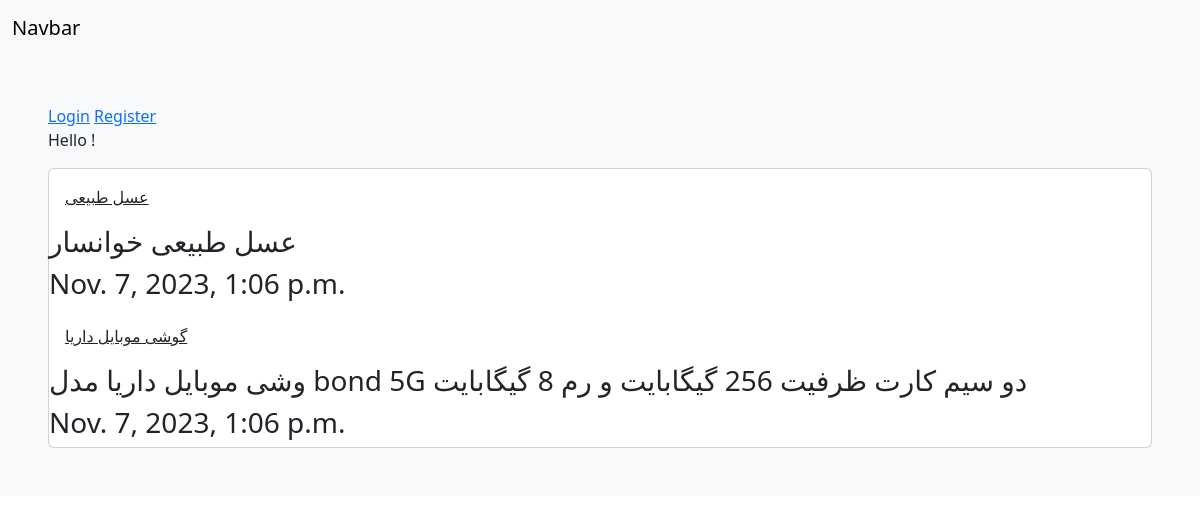
The app's page /, older data.
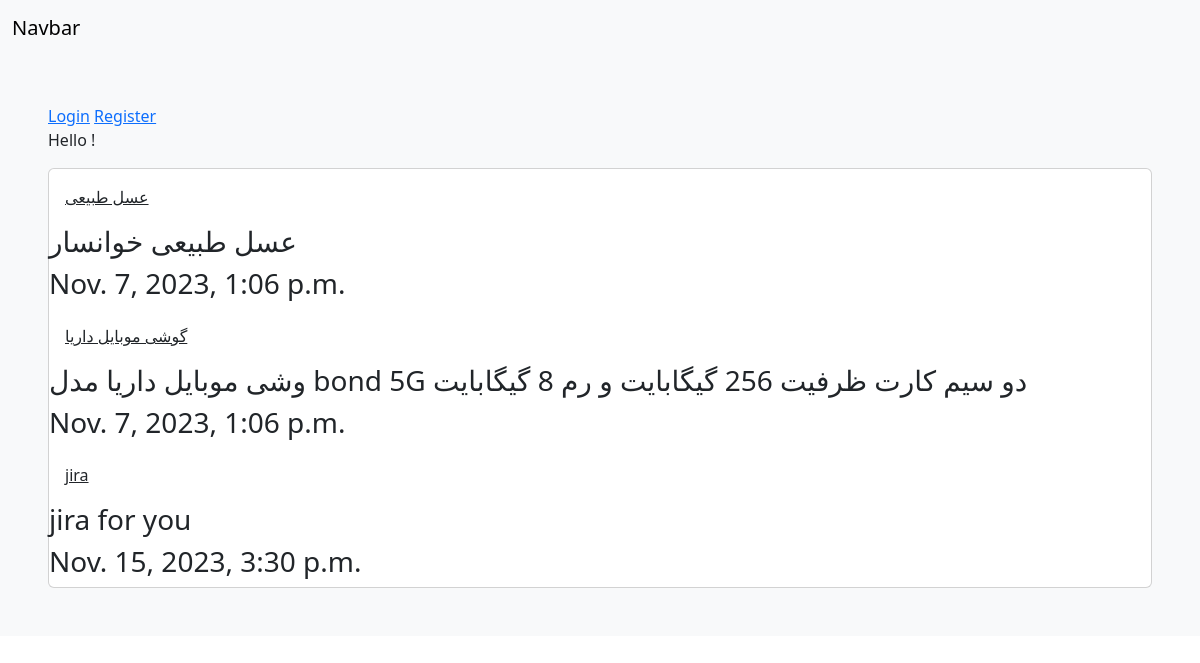
The same page, newer data.
### home/models.py (models this page shows)
class Todo (models.Model):
    title=models.CharField(max_length=200)
    body=models.TextField()
    created=models.DateTimeField()

### home/views.py (the view)
# urls.py: path('', include('home.urls')),
def home(request):
    allTodo=Todo.objects.all()
    return render(request, 'home.html',{'todos':allTodo})

### templates/home.html (shortened to what this page needs)
{% extends 'Base.html' %}
{% block content %}
    {% if request.user.is_authenticated %}
    	<a href="{% url 'user_logout' %}">Logout</a>
    {% else %}
        <a href="{% url 'user_login' %}">Login</a>
        <a href="{% url 'user_reg' %}">Register</a>
    {% endif %}
    <p>Hello {{ request.user.first_name }} !</p>
    <div class="card">
     {% for todo in todos %}
 	<a class="card-body" href="{% url 'details' todo.id %}"> {{ todo.title }}</a>
 	<h3> {{ todo.body}}</h3>
 	<h3> {{ todo.created }}</h3>
 {% endfor %}
    </div>
{% endblock %}

Row changes from the older to the newer data that the page shows:
added Todo: title "jira", body "jira for you", created "Nov. 15, 2023, 3:30 p.m."
